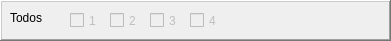
      <widget class="QFrame" name="frame_28">
       <property name="geometry">
        <rect>
         <x>5</x>
         <y>10</y>
         <width>391</width>
         <height>41</height>
        </rect>
       </property>
       <property name="styleSheet">
        <string notr="true"/>
       </property>
       <property name="frameShape">
        <enum>QFrame::WinPanel</enum>
       </property>
       <property name="frameShadow">
        <enum>QFrame::Raised</enum>
       </property>
       <widget class="QCheckBox" name="cb004_t">
        <property name="enabled">
         <bool>false</bool>
        </property>
        <property name="geometry">
         <rect>
          <x>190</x>
          <y>10</y>
          <width>41</width>
          <height>21</height>
         </rect>
        </property>
        <property name="styleSheet">
         <string notr="true"/>
        </property>
        <property name="text">
         <string>4</string>
        </property>
       </widget>
       <widget class="QCheckBox" name="cb002_t">
        <property name="enabled">
         <bool>false</bool>
        </property>
        <property name="geometry">
         <rect>
          <x>110</x>
          <y>10</y>
          <width>41</width>
          <height>21</height>
         </rect>
        </property>
        <property name="text">
         <string>2</string>
        </property>
       </widget>
       <widget class="QLabel" name="label_44">
        <property name="geometry">
         <rect>
          <x>10</x>
          <y>10</y>
          <width>41</width>
          <height>16</height>
         </rect>
        </property>
        <property name="frameShape">
         <enum>QFrame::NoFrame</enum>
        </property>
        <property name="text">
         <string>Todos</string>
        </property>
       </widget>
       <widget class="QCheckBox" name="cb003_t">
        <property name="enabled">
         <bool>false</bool>
        </property>
        <property name="geometry">
         <rect>
          <x>150</x>
          <y>10</y>
          <width>41</width>
          <height>21</height>
         </rect>
        </property>
        <property name="text">
         <string>3</string>
        </property>
       </widget>
       <widget class="QCheckBox" name="cb001_t">
        <property name="enabled">
         <bool>false</bool>
        </property>
        <property name="geometry">
         <rect>
          <x>70</x>
          <y>10</y>
          <width>41</width>
          <height>21</height>
         </rect>
        </property>
        <property name="text">
         <string>1</string>
        </property>
       </widget>
      </widget>
